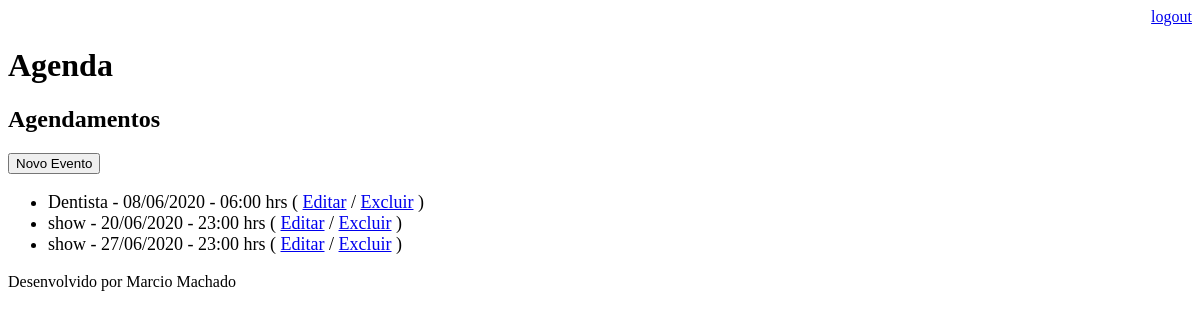
Page /agenda/ (signed in) on the earlier database version.
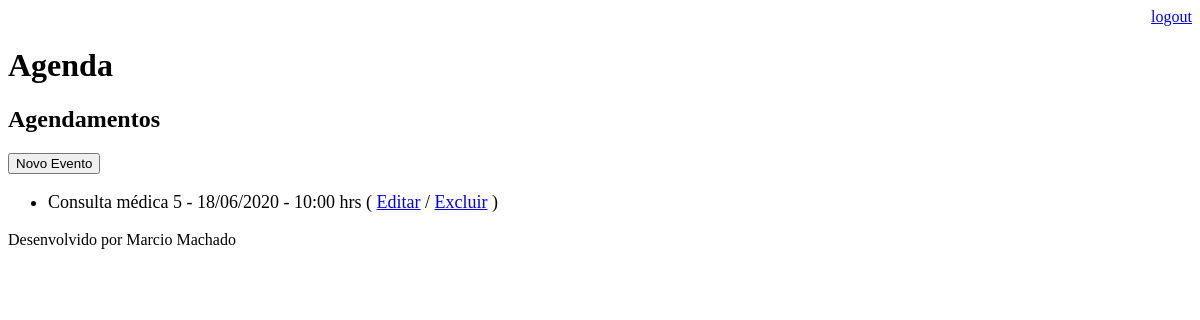
Same page on the later database version.
### core/models.py (models this page shows, shortened)
class Evento(models.Model):
    titulo = models.CharField(max_length=100)
    descricao = models.TextField(blank=True, null=True)
    data_evento = models.DateTimeField(verbose_name='Data do Evento')
    data_criacao = models.DateTimeField(auto_now=True)
    usuarios = models.ForeignKey(User, on_delete=models.CASCADE)
    class Meta:
        db_table = 'evento'
    def get_data_evento(self):
        return self.data_evento.strftime('%d/%m/%Y - %H:%M hrs')
    def get_evento_atrasado(self):
        if self.data_evento < datetime.now():
            return True
        else:
            return False

### core/views.py (the view)
# urls.py: path('agenda/', views.lista_eventos),
@login_required(login_url='/login/')
def lista_eventos (request):
    usuario = request.user
    data_atual = datetime.now() - timedelta(hours=1)
    evento = Evento.objects.filter(usuarios=usuario)
    dados = {'eventos' :evento}
    return render(request, 'agenda.html', dados)

### templates/agenda.html (shortened to what this page needs)
{% extends "model-page.html" %}
{% block content %}
    <h2>Agendamentos</h2>
    <a href="evento/">
        <button type="button">Novo Evento</button>
    </a>
    <ul style="font-size: 18px">
        {% for evento in eventos %}
            <li>
                <div style=>
                    {{ evento.titulo }} - {{ evento.get_data_evento }}
                    ( <a href="evento/?id={{ evento.id }}">Editar</a>
                    / <a href="evento/delete/{{ evento.id }}/">Excluir</a> )
                </div>
            </li>
        {% endfor %}
    </ul>
{% endblock %}

### templates/model-page.html
<!DOCTYPE html>
<html lang="en">
<head>
    {% include "model-header.html" %}
</head>
<body>
    {% block content %} {% endblock %}
    {% include "model-footer.html" %}
</body>
</html>

### templates/model-header.html (shortened to what this page needs)
    <div align="right">
        <a href="/logout">logout</a>
     </div>
    <h1>Agenda</h1>

### templates/model-footer.html
<p>Desenvolvido por Marcio Machado</p>

Differences in the rows shown:
removed Evento: titulo "Dentista", get_data_evento "08/06/2020 - 06:00 hrs"
removed Evento: titulo "show", get_data_evento "20/06/2020 - 23:00 hrs"
removed Evento: titulo "show", get_data_evento "27/06/2020 - 23:00 hrs"
added Evento: titulo "Consulta médica 5", get_data_evento "18/06/2020 - 10:00 hrs"
